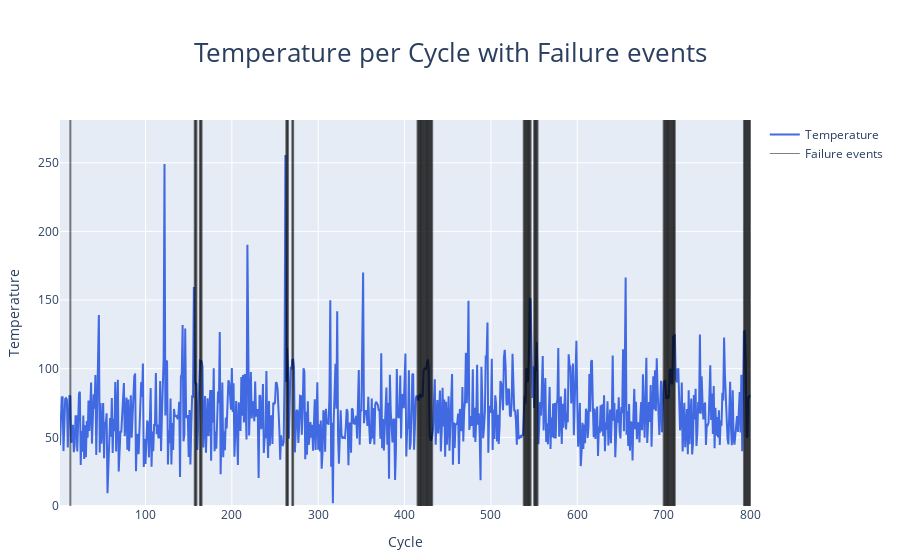
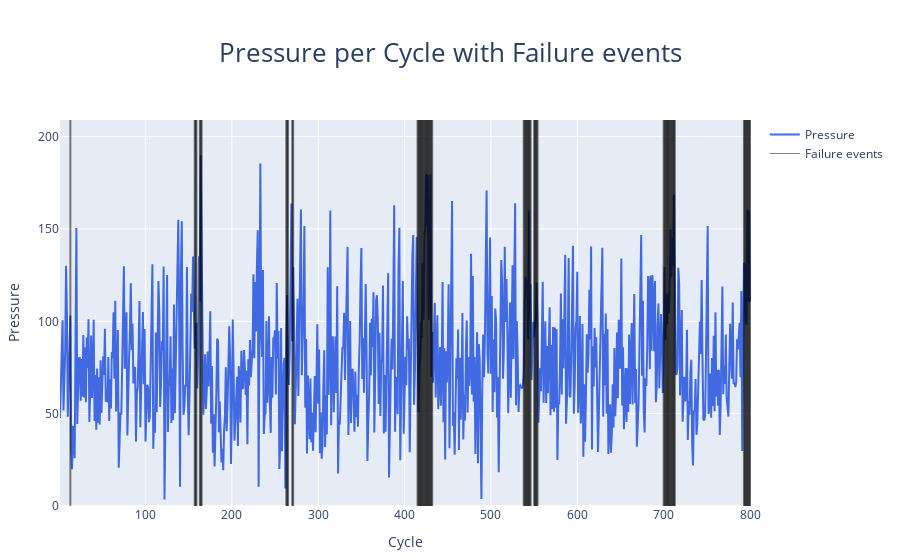
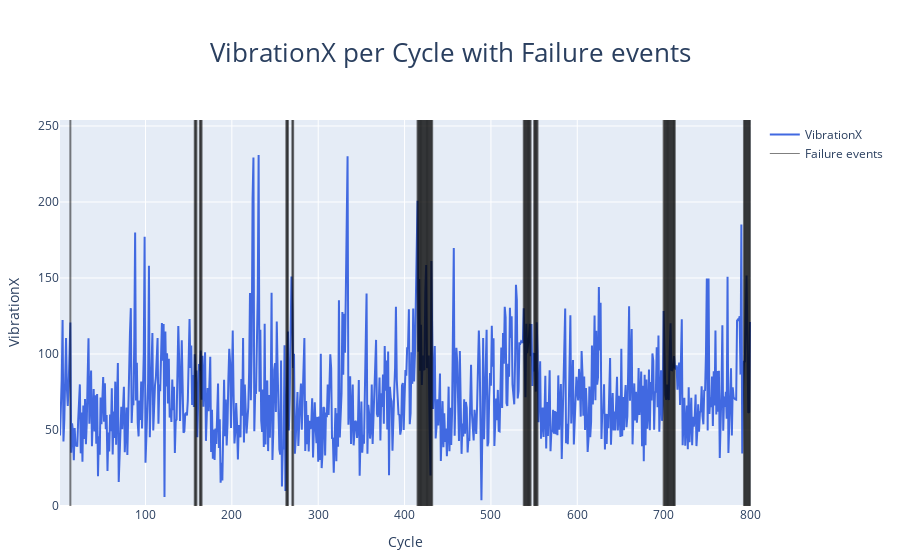

Notebook cell for these charts, in order:
### Code cell
for column in df.columns[3:-1]:
    cycles_per_variable(df, "Cycle", column)

aux_data = df.copy()

aux_data["Module Vibration"] = aux_data.apply(lambda x: ((x["VibrationX"]**2) + (x["VibrationY"]**2) + (x["VibrationZ"]**2))**(1/2), axis=1)

cycles_per_variable(aux_data, "Cycle", "Module Vibration")

failure_2d_plot(df, "Temperature", "Pressure")

failure_2d_plot(aux_data, "Module Vibration", "Frequency")

failure_3d_plot(df, "Temperature", "Pressure", "Frequency")

failure_3d_plot(df, "VibrationX", "VibrationY", "VibrationZ")

for column in df.columns[3:-1]:
    plot_scatter(df, "Cycle", column, 'Preset_1', "Fail")

### Figure 1 — Plotly figure (JSON) as saved in the notebook; plotly's stock layout.template omitted (floating-point values rounded to 4 significant figures; data arrays with more than 128 entries replaced by an {"elided": "..."} marker saying what was removed)
{"data": [{"hovertemplate": "Cycle=%{x}<br>Temperature=%{y}<extra></extra>", "legendgroup": "", "line": {"color": "royalblue", "dash": "solid", "width": 2}, "marker": {"symbol": "circle"}, "mode": "lines", "name": "Temperature", "orientation": "v", "showlegend": true, "type": "scatter", "x": {"elided": "800 int values"}, "xaxis": "x", "y": {"elided": "800 float values"}, "yaxis": "y"}, {"line": {"color": "rgba(0,0,0,0.5)", "width": 1}, "mode": "lines", "name": "Failure events", "type": "scatter", "x": [null], "y": [null]}], "layout": {"legend": {"tracegroupgap": 0}, "margin": {"b": 50, "l": 60, "r": 40, "t": 120}, "shapes": [{"line": {"color": "rgba(0,0,0,0.5)", "width": 2}, "type": "line", "x0": 13, "x1": 13, "xref": "x", "y0": 0, "y1": 1, "yref": "y domain"}, {"line": {"color": "rgba(0,0,0,0.5)", "width": 2}, "type": "line", "x0": 157, "x1": 157, "xref": "x", "y0": 0, "y1": 1, "yref": "y domain"}, {"line": {"color": "rgba(0,0,0,0.5)", "width": 2}, "type": "line", "x0": 158, "x1": 158, "xref": "x", "y0": 0, "y1": 1, "yref": "y domain"}, {"line": {"color": "rgba(0,0,0,0.5)", "width": 2}, "type": "line", "x0": 159, "x1": 159, "xref": "x", "y0": 0, "y1": 1, "yref": "y domain"}, {"line": {"color": "rgba(0,0,0,0.5)", "width": 2}, "type": "line", "x0": 163, "x1": 163, "xref": "x", "y0": 0, "y1": 1, "yref": "y domain"}, {"line": {"color": "rgba(0,0,0,0.5)", "width": 2}, "type": "line", "x0": 164, "x1": 164, "xref": "x", "y0": 0, "y1": 1, "yref": "y domain"}, {"line": {"color": "rgba(0,0,0,0.5)", "width": 2}, "type": "line", "x0": 165, "x1": 165, "xref": "x", "y0": 0, "y1": 1, "yref": "y domain"}, {"line": {"color": "rgba(0,0,0,0.5)", "width": 2}, "type": "line", "x0": 263, "x1": 263, "xref": "x", "y0": 0, "y1": 1, "yref": "y domain"}, {"line": {"color": "rgba(0,0,0,0.5)", "width": 2}, "type": "line", "x0": 264, "x1": 264, "xref": "x", "y0": 0, "y1": 1, "yref": "y domain"}, {"line": {"color": "rgba(0,0,0,0.5)", "width": 2}, "type": "line", "x0": 265, "x1": 265, "xref": "x", "y0": 0, "y1": 1, "yref": "y domain"}, {"line": {"color": "rgba(0,0,0,0.5)", "width": 2}, "type": "line", "x0": 270, "x1": 270, "xref": "x", "y0": 0, "y1": 1, "yref": "y domain"}, {"line": {"color": "rgba(0,0,0,0.5)", "width": 2}, "type": "line", "x0": 271, "x1": 271, "xref": "x", "y0": 0, "y1": 1, "yref": "y domain"}, {"line": {"color": "rgba(0,0,0,0.5)", "width": 2}, "type": "line", "x0": 415, "x1": 415, "xref": "x", "y0": 0, "y1": 1, "yref": "y domain"}, {"line": {"color": "rgba(0,0,0,0.5)", "width": 2}, "type": "line", "x0": 416, "x1": 416, "xref": "x", "y0": 0, "y1": 1, "yref": "y domain"}, {"line": {"color": "rgba(0,0,0,0.5)", "width": 2}, "type": "line", "x0": 417, "x1": 417, "xref": "x", "y0": 0, "y1": 1, "yref": "y domain"}, {"line": {"color": "rgba(0,0,0,0.5)", "width": 2}, "type": "line", "x0": 418, "x1": 418, "xref": "x", "y0": 0, "y1": 1, "yref": "y domain"}, {"line": {"color": "rgba(0,0,0,0.5)", "width": 2}, "type": "line", "x0": 419, "x1": 419, "xref": "x", "y0": 0, "y1": 1, "yref": "y domain"}, {"line": {"color": "rgba(0,0,0,0.5)", "width": 2}, "type": "line", "x0": 420, "x1": 420, "xref": "x", "y0": 0, "y1": 1, "yref": "y domain"}, {"line": {"color": "rgba(0,0,0,0.5)", "width": 2}, "type": "line", "x0": 421, "x1": 421, "xref": "x", "y0": 0, "y1": 1, "yref": "y domain"}, {"line": {"color": "rgba(0,0,0,0.5)", "width": 2}, "type": "line", "x0": 422, "x1": 422, "xref": "x", "y0": 0, "y1": 1, "yref": "y domain"}, {"line": {"color": "rgba(0,0,0,0.5)", "width": 2}, "type": "line", "x0": 423, "x1": 423, "xref": "x", "y0": 0, "y1": 1, "yref": "y domain"}, {"line": {"color": "rgba(0,0,0,0.5)", "width": 2}, "type": "line", "x0": 424, "x1": 424, "xref": "x", "y0": 0, "y1": 1, "yref": "y domain"}, {"line": {"color": "rgba(0,0,0,0.5)", "width": 2}, "type": "line", "x0": 425, "x1": 425, "xref": "x", "y0": 0, "y1": 1, "yref": "y domain"}, {"line": {"color": "rgba(0,0,0,0.5)", "width": 2}, "type": "line", "x0": 426, "x1": 426, "xref": "x", "y0": 0, "y1": 1, "yref": "y domain"}, {"line": {"color": "rgba(0,0,0,0.5)", "width": 2}, "type": "line", "x0": 427, "x1": 427, "xref": "x", "y0": 0, "y1": 1, "yref": "y domain"}, {"line": {"color": "rgba(0,0,0,0.5)", "width": 2}, "type": "line", "x0": 428, "x1": 428, "xref": "x", "y0": 0, "y1": 1, "yref": "y domain"}, {"line": {"color": "rgba(0,0,0,0.5)", "width": 2}, "type": "line", "x0": 429, "x1": 429, "xref": "x", "y0": 0, "y1": 1, "yref": "y domain"}, {"line": {"color": "rgba(0,0,0,0.5)", "width": 2}, "type": "line", "x0": 430, "x1": 430, "xref": "x", "y0": 0, "y1": 1, "yref": "y domain"}, {"line": {"color": "rgba(0,0,0,0.5)", "width": 2}, "type": "line", "x0": 431, "x1": 431, "xref": "x", "y0": 0, "y1": 1, "yref": "y domain"}, {"line": {"color": "rgba(0,0,0,0.5)", "width": 2}, "type": "line", "x0": 432, "x1": 432, "xref": "x", "y0": 0, "y1": 1, "yref": "y domain"}, {"line": {"color": "rgba(0,0,0,0.5)", "width": 2}, "type": "line", "x0": 538, "x1": 538, "xref": "x", "y0": 0, "y1": 1, "yref": "y domain"}, {"line": {"color": "rgba(0,0,0,0.5)", "width": 2}, "type": "line", "x0": 539, "x1": 539, "xref": "x", "y0": 0, "y1": 1, "yref": "y domain"}, {"line": {"color": "rgba(0,0,0,0.5)", "width": 2}, "type": "line", "x0": 540, "x1": 540, "xref": "x", "y0": 0, "y1": 1, "yref": "y domain"}, {"line": {"color": "rgba(0,0,0,0.5)", "width": 2}, "type": "line", "x0": 541, "x1": 541, "xref": "x", "y0": 0, "y1": 1, "yref": "y domain"}, {"line": {"color": "rgba(0,0,0,0.5)", "width": 2}, "type": "line", "x0": 542, "x1": 542, "xref": "x", "y0": 0, "y1": 1, "yref": "y domain"}, {"line": {"color": "rgba(0,0,0,0.5)", "width": 2}, "type": "line", "x0": 543, "x1": 543, "xref": "x", "y0": 0, "y1": 1, "yref": "y domain"}, {"line": {"color": "rgba(0,0,0,0.5)", "width": 2}, "type": "line", "x0": 544, "x1": 544, "xref": "x", "y0": 0, "y1": 1, "yref": "y domain"}, {"line": {"color": "rgba(0,0,0,0.5)", "width": 2}, "type": "line", "x0": 545, "x1": 545, "xref": "x", "y0": 0, "y1": 1, "yref": "y domain"}, {"line": {"color": "rgba(0,0,0,0.5)", "width": 2}, "type": "line", "x0": 546, "x1": 546, "xref": "x", "y0": 0, "y1": 1, "yref": "y domain"}, {"line": {"color": "rgba(0,0,0,0.5)", "width": 2}, "type": "line", "x0": 550, "x1": 550, "xref": "x", "y0": 0, "y1": 1, "yref": "y domain"}, {"line": {"color": "rgba(0,0,0,0.5)", "width": 2}, "type": "line", "x0": 551, "x1": 551, "xref": "x", "y0": 0, "y1": 1, "yref": "y domain"}, {"line": {"color": "rgba(0,0,0,0.5)", "width": 2}, "type": "line", "x0": 552, "x1": 552, "xref": "x", "y0": 0, "y1": 1, "yref": "y domain"}, {"line": {"color": "rgba(0,0,0,0.5)", "width": 2}, "type": "line", "x0": 553, "x1": 553, "xref": "x", "y0": 0, "y1": 1, "yref": "y domain"}, {"line": {"color": "rgba(0,0,0,0.5)", "width": 2}, "type": "line", "x0": 554, "x1": 554, "xref": "x", "y0": 0, "y1": 1, "yref": "y domain"}, {"line": {"color": "rgba(0,0,0,0.5)", "width": 2}, "type": "line", "x0": 700, "x1": 700, "xref": "x", "y0": 0, "y1": 1, "yref": "y domain"}, {"line": {"color": "rgba(0,0,0,0.5)", "width": 2}, "type": "line", "x0": 701, "x1": 701, "xref": "x", "y0": 0, "y1": 1, "yref": "y domain"}, {"line": {"color": "rgba(0,0,0,0.5)", "width": 2}, "type": "line", "x0": 702, "x1": 702, "xref": "x", "y0": 0, "y1": 1, "yref": "y domain"}, {"line": {"color": "rgba(0,0,0,0.5)", "width": 2}, "type": "line", "x0": 703, "x1": 703, "xref": "x", "y0": 0, "y1": 1, "yref": "y domain"}, {"line": {"color": "rgba(0,0,0,0.5)", "width": 2}, "type": "line", "x0": 704, "x1": 704, "xref": "x", "y0": 0, "y1": 1, "yref": "y domain"}, {"line": {"color": "rgba(0,0,0,0.5)", "width": 2}, "type": "line", "x0": 705, "x1": 705, "xref": "x", "y0": 0, "y1": 1, "yref": "y domain"}, {"line": {"color": "rgba(0,0,0,0.5)", "width": 2}, "type": "line", "x0": 706, "x1": 706, "xref": "x", "y0": 0, "y1": 1, "yref": "y domain"}, {"line": {"color": "rgba(0,0,0,0.5)", "width": 2}, "type": "line", "x0": 707, "x1": 707, "xref": "x", "y0": 0, "y1": 1, "yref": "y domain"}, {"line": {"color": "rgba(0,0,0,0.5)", "width": 2}, "type": "line", "x0": 708, "x1": 708, "xref": "x", "y0": 0, "y1": 1, "yref": "y domain"}, {"line": {"color": "rgba(0,0,0,0.5)", "width": 2}, "type": "line", "x0": 709, "x1": 709, "xref": "x", "y0": 0, "y1": 1, "yref": "y domain"}, {"line": {"color": "rgba(0,0,0,0.5)", "width": 2}, "type": "line", "x0": 710, "x1": 710, "xref": "x", "y0": 0, "y1": 1, "yref": "y domain"}, {"line": {"color": "rgba(0,0,0,0.5)", "width": 2}, "type": "line", "x0": 711, "x1": 711, "xref": "x", "y0": 0, "y1": 1, "yref": "y domain"}, {"line": {"color": "rgba(0,0,0,0.5)", "width": 2}, "type": "line", "x0": 712, "x1": 712, "xref": "x", "y0": 0, "y1": 1, "yref": "y domain"}, {"line": {"color": "rgba(0,0,0,0.5)", "width": 2}, "type": "line", "x0": 713, "x1": 713, "xref": "x", "y0": 0, "y1": 1, "yref": "y domain"}, {"line": {"color": "rgba(0,0,0,0.5)", "width": 2}, "type": "line", "x0": 793, "x1": 793, "xref": "x", "y0": 0, "y1": 1, "yref": "y domain"}, {"line": {"color": "rgba(0,0,0,0.5)", "width": 2}, "type": "line", "x0": 794, "x1": 794, "xref": "x", "y0": 0, "y1": 1, "yref": "y domain"}, {"line": {"color": "rgba(0,0,0,0.5)", "width": 2}, "type": "line", "x0": 795, "x1": 795, "xref": "x", "y0": 0, "y1": 1, "yref": "y domain"}, {"line": {"color": "rgba(0,0,0,0.5)", "width": 2}, "type": "line", "x0": 796, "x1": 796, "xref": "x", "y0": 0, "y1": 1, "yref": "y domain"}, {"line": {"color": "rgba(0,0,0,0.5)", "width": 2}, "type": "line", "x0": 797, "x1": 797, "xref": "x", "y0": 0, "y1": 1, "yref": "y domain"}, {"line": {"color": "rgba(0,0,0,0.5)", "width": 2}, "type": "line", "x0": 798, "x1": 798, "xref": "x", "y0": 0, "y1": 1, "yref": "y domain"}, {"line": {"color": "rgba(0,0,0,0.5)", "width": 2}, "type": "line", "x0": 799, "x1": 799, "xref": "x", "y0": 0, "y1": 1, "yref": "y domain"}, {"line": {"color": "rgba(0,0,0,0.5)", "width": 2}, "type": "line", "x0": 800, "x1": 800, "xref": "x", "y0": 0, "y1": 1, "yref": "y domain"}], "title": {"font": {"size": 26}, "pad": {"b": 10, "t": 10}, "text": "Temperature per Cycle with Failure events", "x": 0.5, "xanchor": "center", "y": 0.94, "yanchor": "top"}, "xaxis": {"anchor": "y", "domain": [0, 1], "title": {"text": "Cycle"}}, "yaxis": {"anchor": "x", "domain": [0, 1], "range": [0, 281.2], "title": {"text": "Temperature"}}}}

### Figure 2 — Plotly figure (JSON) as saved in the notebook; plotly's stock layout.template omitted (floating-point values rounded to 4 significant figures; data arrays with more than 128 entries replaced by an {"elided": "..."} marker saying what was removed)
{"data": [{"hovertemplate": "Cycle=%{x}<br>Pressure=%{y}<extra></extra>", "legendgroup": "", "line": {"color": "royalblue", "dash": "solid", "width": 2}, "marker": {"symbol": "circle"}, "mode": "lines", "name": "Pressure", "orientation": "v", "showlegend": true, "type": "scatter", "x": {"elided": "800 int values"}, "xaxis": "x", "y": {"elided": "800 float values"}, "yaxis": "y"}, {"line": {"color": "rgba(0,0,0,0.5)", "width": 1}, "mode": "lines", "name": "Failure events", "type": "scatter", "x": [null], "y": [null]}], "layout": {"legend": {"tracegroupgap": 0}, "margin": {"b": 50, "l": 60, "r": 40, "t": 120}, "shapes": [{"line": {"color": "rgba(0,0,0,0.5)", "width": 2}, "type": "line", "x0": 13, "x1": 13, "xref": "x", "y0": 0, "y1": 1, "yref": "y domain"}, {"line": {"color": "rgba(0,0,0,0.5)", "width": 2}, "type": "line", "x0": 157, "x1": 157, "xref": "x", "y0": 0, "y1": 1, "yref": "y domain"}, {"line": {"color": "rgba(0,0,0,0.5)", "width": 2}, "type": "line", "x0": 158, "x1": 158, "xref": "x", "y0": 0, "y1": 1, "yref": "y domain"}, {"line": {"color": "rgba(0,0,0,0.5)", "width": 2}, "type": "line", "x0": 159, "x1": 159, "xref": "x", "y0": 0, "y1": 1, "yref": "y domain"}, {"line": {"color": "rgba(0,0,0,0.5)", "width": 2}, "type": "line", "x0": 163, "x1": 163, "xref": "x", "y0": 0, "y1": 1, "yref": "y domain"}, {"line": {"color": "rgba(0,0,0,0.5)", "width": 2}, "type": "line", "x0": 164, "x1": 164, "xref": "x", "y0": 0, "y1": 1, "yref": "y domain"}, {"line": {"color": "rgba(0,0,0,0.5)", "width": 2}, "type": "line", "x0": 165, "x1": 165, "xref": "x", "y0": 0, "y1": 1, "yref": "y domain"}, {"line": {"color": "rgba(0,0,0,0.5)", "width": 2}, "type": "line", "x0": 263, "x1": 263, "xref": "x", "y0": 0, "y1": 1, "yref": "y domain"}, {"line": {"color": "rgba(0,0,0,0.5)", "width": 2}, "type": "line", "x0": 264, "x1": 264, "xref": "x", "y0": 0, "y1": 1, "yref": "y domain"}, {"line": {"color": "rgba(0,0,0,0.5)", "width": 2}, "type": "line", "x0": 265, "x1": 265, "xref": "x", "y0": 0, "y1": 1, "yref": "y domain"}, {"line": {"color": "rgba(0,0,0,0.5)", "width": 2}, "type": "line", "x0": 270, "x1": 270, "xref": "x", "y0": 0, "y1": 1, "yref": "y domain"}, {"line": {"color": "rgba(0,0,0,0.5)", "width": 2}, "type": "line", "x0": 271, "x1": 271, "xref": "x", "y0": 0, "y1": 1, "yref": "y domain"}, {"line": {"color": "rgba(0,0,0,0.5)", "width": 2}, "type": "line", "x0": 415, "x1": 415, "xref": "x", "y0": 0, "y1": 1, "yref": "y domain"}, {"line": {"color": "rgba(0,0,0,0.5)", "width": 2}, "type": "line", "x0": 416, "x1": 416, "xref": "x", "y0": 0, "y1": 1, "yref": "y domain"}, {"line": {"color": "rgba(0,0,0,0.5)", "width": 2}, "type": "line", "x0": 417, "x1": 417, "xref": "x", "y0": 0, "y1": 1, "yref": "y domain"}, {"line": {"color": "rgba(0,0,0,0.5)", "width": 2}, "type": "line", "x0": 418, "x1": 418, "xref": "x", "y0": 0, "y1": 1, "yref": "y domain"}, {"line": {"color": "rgba(0,0,0,0.5)", "width": 2}, "type": "line", "x0": 419, "x1": 419, "xref": "x", "y0": 0, "y1": 1, "yref": "y domain"}, {"line": {"color": "rgba(0,0,0,0.5)", "width": 2}, "type": "line", "x0": 420, "x1": 420, "xref": "x", "y0": 0, "y1": 1, "yref": "y domain"}, {"line": {"color": "rgba(0,0,0,0.5)", "width": 2}, "type": "line", "x0": 421, "x1": 421, "xref": "x", "y0": 0, "y1": 1, "yref": "y domain"}, {"line": {"color": "rgba(0,0,0,0.5)", "width": 2}, "type": "line", "x0": 422, "x1": 422, "xref": "x", "y0": 0, "y1": 1, "yref": "y domain"}, {"line": {"color": "rgba(0,0,0,0.5)", "width": 2}, "type": "line", "x0": 423, "x1": 423, "xref": "x", "y0": 0, "y1": 1, "yref": "y domain"}, {"line": {"color": "rgba(0,0,0,0.5)", "width": 2}, "type": "line", "x0": 424, "x1": 424, "xref": "x", "y0": 0, "y1": 1, "yref": "y domain"}, {"line": {"color": "rgba(0,0,0,0.5)", "width": 2}, "type": "line", "x0": 425, "x1": 425, "xref": "x", "y0": 0, "y1": 1, "yref": "y domain"}, {"line": {"color": "rgba(0,0,0,0.5)", "width": 2}, "type": "line", "x0": 426, "x1": 426, "xref": "x", "y0": 0, "y1": 1, "yref": "y domain"}, {"line": {"color": "rgba(0,0,0,0.5)", "width": 2}, "type": "line", "x0": 427, "x1": 427, "xref": "x", "y0": 0, "y1": 1, "yref": "y domain"}, {"line": {"color": "rgba(0,0,0,0.5)", "width": 2}, "type": "line", "x0": 428, "x1": 428, "xref": "x", "y0": 0, "y1": 1, "yref": "y domain"}, {"line": {"color": "rgba(0,0,0,0.5)", "width": 2}, "type": "line", "x0": 429, "x1": 429, "xref": "x", "y0": 0, "y1": 1, "yref": "y domain"}, {"line": {"color": "rgba(0,0,0,0.5)", "width": 2}, "type": "line", "x0": 430, "x1": 430, "xref": "x", "y0": 0, "y1": 1, "yref": "y domain"}, {"line": {"color": "rgba(0,0,0,0.5)", "width": 2}, "type": "line", "x0": 431, "x1": 431, "xref": "x", "y0": 0, "y1": 1, "yref": "y domain"}, {"line": {"color": "rgba(0,0,0,0.5)", "width": 2}, "type": "line", "x0": 432, "x1": 432, "xref": "x", "y0": 0, "y1": 1, "yref": "y domain"}, {"line": {"color": "rgba(0,0,0,0.5)", "width": 2}, "type": "line", "x0": 538, "x1": 538, "xref": "x", "y0": 0, "y1": 1, "yref": "y domain"}, {"line": {"color": "rgba(0,0,0,0.5)", "width": 2}, "type": "line", "x0": 539, "x1": 539, "xref": "x", "y0": 0, "y1": 1, "yref": "y domain"}, {"line": {"color": "rgba(0,0,0,0.5)", "width": 2}, "type": "line", "x0": 540, "x1": 540, "xref": "x", "y0": 0, "y1": 1, "yref": "y domain"}, {"line": {"color": "rgba(0,0,0,0.5)", "width": 2}, "type": "line", "x0": 541, "x1": 541, "xref": "x", "y0": 0, "y1": 1, "yref": "y domain"}, {"line": {"color": "rgba(0,0,0,0.5)", "width": 2}, "type": "line", "x0": 542, "x1": 542, "xref": "x", "y0": 0, "y1": 1, "yref": "y domain"}, {"line": {"color": "rgba(0,0,0,0.5)", "width": 2}, "type": "line", "x0": 543, "x1": 543, "xref": "x", "y0": 0, "y1": 1, "yref": "y domain"}, {"line": {"color": "rgba(0,0,0,0.5)", "width": 2}, "type": "line", "x0": 544, "x1": 544, "xref": "x", "y0": 0, "y1": 1, "yref": "y domain"}, {"line": {"color": "rgba(0,0,0,0.5)", "width": 2}, "type": "line", "x0": 545, "x1": 545, "xref": "x", "y0": 0, "y1": 1, "yref": "y domain"}, {"line": {"color": "rgba(0,0,0,0.5)", "width": 2}, "type": "line", "x0": 546, "x1": 546, "xref": "x", "y0": 0, "y1": 1, "yref": "y domain"}, {"line": {"color": "rgba(0,0,0,0.5)", "width": 2}, "type": "line", "x0": 550, "x1": 550, "xref": "x", "y0": 0, "y1": 1, "yref": "y domain"}, {"line": {"color": "rgba(0,0,0,0.5)", "width": 2}, "type": "line", "x0": 551, "x1": 551, "xref": "x", "y0": 0, "y1": 1, "yref": "y domain"}, {"line": {"color": "rgba(0,0,0,0.5)", "width": 2}, "type": "line", "x0": 552, "x1": 552, "xref": "x", "y0": 0, "y1": 1, "yref": "y domain"}, {"line": {"color": "rgba(0,0,0,0.5)", "width": 2}, "type": "line", "x0": 553, "x1": 553, "xref": "x", "y0": 0, "y1": 1, "yref": "y domain"}, {"line": {"color": "rgba(0,0,0,0.5)", "width": 2}, "type": "line", "x0": 554, "x1": 554, "xref": "x", "y0": 0, "y1": 1, "yref": "y domain"}, {"line": {"color": "rgba(0,0,0,0.5)", "width": 2}, "type": "line", "x0": 700, "x1": 700, "xref": "x", "y0": 0, "y1": 1, "yref": "y domain"}, {"line": {"color": "rgba(0,0,0,0.5)", "width": 2}, "type": "line", "x0": 701, "x1": 701, "xref": "x", "y0": 0, "y1": 1, "yref": "y domain"}, {"line": {"color": "rgba(0,0,0,0.5)", "width": 2}, "type": "line", "x0": 702, "x1": 702, "xref": "x", "y0": 0, "y1": 1, "yref": "y domain"}, {"line": {"color": "rgba(0,0,0,0.5)", "width": 2}, "type": "line", "x0": 703, "x1": 703, "xref": "x", "y0": 0, "y1": 1, "yref": "y domain"}, {"line": {"color": "rgba(0,0,0,0.5)", "width": 2}, "type": "line", "x0": 704, "x1": 704, "xref": "x", "y0": 0, "y1": 1, "yref": "y domain"}, {"line": {"color": "rgba(0,0,0,0.5)", "width": 2}, "type": "line", "x0": 705, "x1": 705, "xref": "x", "y0": 0, "y1": 1, "yref": "y domain"}, {"line": {"color": "rgba(0,0,0,0.5)", "width": 2}, "type": "line", "x0": 706, "x1": 706, "xref": "x", "y0": 0, "y1": 1, "yref": "y domain"}, {"line": {"color": "rgba(0,0,0,0.5)", "width": 2}, "type": "line", "x0": 707, "x1": 707, "xref": "x", "y0": 0, "y1": 1, "yref": "y domain"}, {"line": {"color": "rgba(0,0,0,0.5)", "width": 2}, "type": "line", "x0": 708, "x1": 708, "xref": "x", "y0": 0, "y1": 1, "yref": "y domain"}, {"line": {"color": "rgba(0,0,0,0.5)", "width": 2}, "type": "line", "x0": 709, "x1": 709, "xref": "x", "y0": 0, "y1": 1, "yref": "y domain"}, {"line": {"color": "rgba(0,0,0,0.5)", "width": 2}, "type": "line", "x0": 710, "x1": 710, "xref": "x", "y0": 0, "y1": 1, "yref": "y domain"}, {"line": {"color": "rgba(0,0,0,0.5)", "width": 2}, "type": "line", "x0": 711, "x1": 711, "xref": "x", "y0": 0, "y1": 1, "yref": "y domain"}, {"line": {"color": "rgba(0,0,0,0.5)", "width": 2}, "type": "line", "x0": 712, "x1": 712, "xref": "x", "y0": 0, "y1": 1, "yref": "y domain"}, {"line": {"color": "rgba(0,0,0,0.5)", "width": 2}, "type": "line", "x0": 713, "x1": 713, "xref": "x", "y0": 0, "y1": 1, "yref": "y domain"}, {"line": {"color": "rgba(0,0,0,0.5)", "width": 2}, "type": "line", "x0": 793, "x1": 793, "xref": "x", "y0": 0, "y1": 1, "yref": "y domain"}, {"line": {"color": "rgba(0,0,0,0.5)", "width": 2}, "type": "line", "x0": 794, "x1": 794, "xref": "x", "y0": 0, "y1": 1, "yref": "y domain"}, {"line": {"color": "rgba(0,0,0,0.5)", "width": 2}, "type": "line", "x0": 795, "x1": 795, "xref": "x", "y0": 0, "y1": 1, "yref": "y domain"}, {"line": {"color": "rgba(0,0,0,0.5)", "width": 2}, "type": "line", "x0": 796, "x1": 796, "xref": "x", "y0": 0, "y1": 1, "yref": "y domain"}, {"line": {"color": "rgba(0,0,0,0.5)", "width": 2}, "type": "line", "x0": 797, "x1": 797, "xref": "x", "y0": 0, "y1": 1, "yref": "y domain"}, {"line": {"color": "rgba(0,0,0,0.5)", "width": 2}, "type": "line", "x0": 798, "x1": 798, "xref": "x", "y0": 0, "y1": 1, "yref": "y domain"}, {"line": {"color": "rgba(0,0,0,0.5)", "width": 2}, "type": "line", "x0": 799, "x1": 799, "xref": "x", "y0": 0, "y1": 1, "yref": "y domain"}, {"line": {"color": "rgba(0,0,0,0.5)", "width": 2}, "type": "line", "x0": 800, "x1": 800, "xref": "x", "y0": 0, "y1": 1, "yref": "y domain"}], "title": {"font": {"size": 26}, "pad": {"b": 10, "t": 10}, "text": "Pressure per Cycle with Failure events", "x": 0.5, "xanchor": "center", "y": 0.94, "yanchor": "top"}, "xaxis": {"anchor": "y", "domain": [0, 1], "title": {"text": "Cycle"}}, "yaxis": {"anchor": "x", "domain": [0, 1], "range": [0, 209.0], "title": {"text": "Pressure"}}}}

### Figure 3 — Plotly figure (JSON) as saved in the notebook; plotly's stock layout.template omitted (floating-point values rounded to 4 significant figures; data arrays with more than 128 entries replaced by an {"elided": "..."} marker saying what was removed)
{"data": [{"hovertemplate": "Cycle=%{x}<br>VibrationX=%{y}<extra></extra>", "legendgroup": "", "line": {"color": "royalblue", "dash": "solid", "width": 2}, "marker": {"symbol": "circle"}, "mode": "lines", "name": "VibrationX", "orientation": "v", "showlegend": true, "type": "scatter", "x": {"elided": "800 int values"}, "xaxis": "x", "y": {"elided": "800 float values"}, "yaxis": "y"}, {"line": {"color": "rgba(0,0,0,0.5)", "width": 1}, "mode": "lines", "name": "Failure events", "type": "scatter", "x": [null], "y": [null]}], "layout": {"legend": {"tracegroupgap": 0}, "margin": {"b": 50, "l": 60, "r": 40, "t": 120}, "shapes": [{"line": {"color": "rgba(0,0,0,0.5)", "width": 2}, "type": "line", "x0": 13, "x1": 13, "xref": "x", "y0": 0, "y1": 1, "yref": "y domain"}, {"line": {"color": "rgba(0,0,0,0.5)", "width": 2}, "type": "line", "x0": 157, "x1": 157, "xref": "x", "y0": 0, "y1": 1, "yref": "y domain"}, {"line": {"color": "rgba(0,0,0,0.5)", "width": 2}, "type": "line", "x0": 158, "x1": 158, "xref": "x", "y0": 0, "y1": 1, "yref": "y domain"}, {"line": {"color": "rgba(0,0,0,0.5)", "width": 2}, "type": "line", "x0": 159, "x1": 159, "xref": "x", "y0": 0, "y1": 1, "yref": "y domain"}, {"line": {"color": "rgba(0,0,0,0.5)", "width": 2}, "type": "line", "x0": 163, "x1": 163, "xref": "x", "y0": 0, "y1": 1, "yref": "y domain"}, {"line": {"color": "rgba(0,0,0,0.5)", "width": 2}, "type": "line", "x0": 164, "x1": 164, "xref": "x", "y0": 0, "y1": 1, "yref": "y domain"}, {"line": {"color": "rgba(0,0,0,0.5)", "width": 2}, "type": "line", "x0": 165, "x1": 165, "xref": "x", "y0": 0, "y1": 1, "yref": "y domain"}, {"line": {"color": "rgba(0,0,0,0.5)", "width": 2}, "type": "line", "x0": 263, "x1": 263, "xref": "x", "y0": 0, "y1": 1, "yref": "y domain"}, {"line": {"color": "rgba(0,0,0,0.5)", "width": 2}, "type": "line", "x0": 264, "x1": 264, "xref": "x", "y0": 0, "y1": 1, "yref": "y domain"}, {"line": {"color": "rgba(0,0,0,0.5)", "width": 2}, "type": "line", "x0": 265, "x1": 265, "xref": "x", "y0": 0, "y1": 1, "yref": "y domain"}, {"line": {"color": "rgba(0,0,0,0.5)", "width": 2}, "type": "line", "x0": 270, "x1": 270, "xref": "x", "y0": 0, "y1": 1, "yref": "y domain"}, {"line": {"color": "rgba(0,0,0,0.5)", "width": 2}, "type": "line", "x0": 271, "x1": 271, "xref": "x", "y0": 0, "y1": 1, "yref": "y domain"}, {"line": {"color": "rgba(0,0,0,0.5)", "width": 2}, "type": "line", "x0": 415, "x1": 415, "xref": "x", "y0": 0, "y1": 1, "yref": "y domain"}, {"line": {"color": "rgba(0,0,0,0.5)", "width": 2}, "type": "line", "x0": 416, "x1": 416, "xref": "x", "y0": 0, "y1": 1, "yref": "y domain"}, {"line": {"color": "rgba(0,0,0,0.5)", "width": 2}, "type": "line", "x0": 417, "x1": 417, "xref": "x", "y0": 0, "y1": 1, "yref": "y domain"}, {"line": {"color": "rgba(0,0,0,0.5)", "width": 2}, "type": "line", "x0": 418, "x1": 418, "xref": "x", "y0": 0, "y1": 1, "yref": "y domain"}, {"line": {"color": "rgba(0,0,0,0.5)", "width": 2}, "type": "line", "x0": 419, "x1": 419, "xref": "x", "y0": 0, "y1": 1, "yref": "y domain"}, {"line": {"color": "rgba(0,0,0,0.5)", "width": 2}, "type": "line", "x0": 420, "x1": 420, "xref": "x", "y0": 0, "y1": 1, "yref": "y domain"}, {"line": {"color": "rgba(0,0,0,0.5)", "width": 2}, "type": "line", "x0": 421, "x1": 421, "xref": "x", "y0": 0, "y1": 1, "yref": "y domain"}, {"line": {"color": "rgba(0,0,0,0.5)", "width": 2}, "type": "line", "x0": 422, "x1": 422, "xref": "x", "y0": 0, "y1": 1, "yref": "y domain"}, {"line": {"color": "rgba(0,0,0,0.5)", "width": 2}, "type": "line", "x0": 423, "x1": 423, "xref": "x", "y0": 0, "y1": 1, "yref": "y domain"}, {"line": {"color": "rgba(0,0,0,0.5)", "width": 2}, "type": "line", "x0": 424, "x1": 424, "xref": "x", "y0": 0, "y1": 1, "yref": "y domain"}, {"line": {"color": "rgba(0,0,0,0.5)", "width": 2}, "type": "line", "x0": 425, "x1": 425, "xref": "x", "y0": 0, "y1": 1, "yref": "y domain"}, {"line": {"color": "rgba(0,0,0,0.5)", "width": 2}, "type": "line", "x0": 426, "x1": 426, "xref": "x", "y0": 0, "y1": 1, "yref": "y domain"}, {"line": {"color": "rgba(0,0,0,0.5)", "width": 2}, "type": "line", "x0": 427, "x1": 427, "xref": "x", "y0": 0, "y1": 1, "yref": "y domain"}, {"line": {"color": "rgba(0,0,0,0.5)", "width": 2}, "type": "line", "x0": 428, "x1": 428, "xref": "x", "y0": 0, "y1": 1, "yref": "y domain"}, {"line": {"color": "rgba(0,0,0,0.5)", "width": 2}, "type": "line", "x0": 429, "x1": 429, "xref": "x", "y0": 0, "y1": 1, "yref": "y domain"}, {"line": {"color": "rgba(0,0,0,0.5)", "width": 2}, "type": "line", "x0": 430, "x1": 430, "xref": "x", "y0": 0, "y1": 1, "yref": "y domain"}, {"line": {"color": "rgba(0,0,0,0.5)", "width": 2}, "type": "line", "x0": 431, "x1": 431, "xref": "x", "y0": 0, "y1": 1, "yref": "y domain"}, {"line": {"color": "rgba(0,0,0,0.5)", "width": 2}, "type": "line", "x0": 432, "x1": 432, "xref": "x", "y0": 0, "y1": 1, "yref": "y domain"}, {"line": {"color": "rgba(0,0,0,0.5)", "width": 2}, "type": "line", "x0": 538, "x1": 538, "xref": "x", "y0": 0, "y1": 1, "yref": "y domain"}, {"line": {"color": "rgba(0,0,0,0.5)", "width": 2}, "type": "line", "x0": 539, "x1": 539, "xref": "x", "y0": 0, "y1": 1, "yref": "y domain"}, {"line": {"color": "rgba(0,0,0,0.5)", "width": 2}, "type": "line", "x0": 540, "x1": 540, "xref": "x", "y0": 0, "y1": 1, "yref": "y domain"}, {"line": {"color": "rgba(0,0,0,0.5)", "width": 2}, "type": "line", "x0": 541, "x1": 541, "xref": "x", "y0": 0, "y1": 1, "yref": "y domain"}, {"line": {"color": "rgba(0,0,0,0.5)", "width": 2}, "type": "line", "x0": 542, "x1": 542, "xref": "x", "y0": 0, "y1": 1, "yref": "y domain"}, {"line": {"color": "rgba(0,0,0,0.5)", "width": 2}, "type": "line", "x0": 543, "x1": 543, "xref": "x", "y0": 0, "y1": 1, "yref": "y domain"}, {"line": {"color": "rgba(0,0,0,0.5)", "width": 2}, "type": "line", "x0": 544, "x1": 544, "xref": "x", "y0": 0, "y1": 1, "yref": "y domain"}, {"line": {"color": "rgba(0,0,0,0.5)", "width": 2}, "type": "line", "x0": 545, "x1": 545, "xref": "x", "y0": 0, "y1": 1, "yref": "y domain"}, {"line": {"color": "rgba(0,0,0,0.5)", "width": 2}, "type": "line", "x0": 546, "x1": 546, "xref": "x", "y0": 0, "y1": 1, "yref": "y domain"}, {"line": {"color": "rgba(0,0,0,0.5)", "width": 2}, "type": "line", "x0": 550, "x1": 550, "xref": "x", "y0": 0, "y1": 1, "yref": "y domain"}, {"line": {"color": "rgba(0,0,0,0.5)", "width": 2}, "type": "line", "x0": 551, "x1": 551, "xref": "x", "y0": 0, "y1": 1, "yref": "y domain"}, {"line": {"color": "rgba(0,0,0,0.5)", "width": 2}, "type": "line", "x0": 552, "x1": 552, "xref": "x", "y0": 0, "y1": 1, "yref": "y domain"}, {"line": {"color": "rgba(0,0,0,0.5)", "width": 2}, "type": "line", "x0": 553, "x1": 553, "xref": "x", "y0": 0, "y1": 1, "yref": "y domain"}, {"line": {"color": "rgba(0,0,0,0.5)", "width": 2}, "type": "line", "x0": 554, "x1": 554, "xref": "x", "y0": 0, "y1": 1, "yref": "y domain"}, {"line": {"color": "rgba(0,0,0,0.5)", "width": 2}, "type": "line", "x0": 700, "x1": 700, "xref": "x", "y0": 0, "y1": 1, "yref": "y domain"}, {"line": {"color": "rgba(0,0,0,0.5)", "width": 2}, "type": "line", "x0": 701, "x1": 701, "xref": "x", "y0": 0, "y1": 1, "yref": "y domain"}, {"line": {"color": "rgba(0,0,0,0.5)", "width": 2}, "type": "line", "x0": 702, "x1": 702, "xref": "x", "y0": 0, "y1": 1, "yref": "y domain"}, {"line": {"color": "rgba(0,0,0,0.5)", "width": 2}, "type": "line", "x0": 703, "x1": 703, "xref": "x", "y0": 0, "y1": 1, "yref": "y domain"}, {"line": {"color": "rgba(0,0,0,0.5)", "width": 2}, "type": "line", "x0": 704, "x1": 704, "xref": "x", "y0": 0, "y1": 1, "yref": "y domain"}, {"line": {"color": "rgba(0,0,0,0.5)", "width": 2}, "type": "line", "x0": 705, "x1": 705, "xref": "x", "y0": 0, "y1": 1, "yref": "y domain"}, {"line": {"color": "rgba(0,0,0,0.5)", "width": 2}, "type": "line", "x0": 706, "x1": 706, "xref": "x", "y0": 0, "y1": 1, "yref": "y domain"}, {"line": {"color": "rgba(0,0,0,0.5)", "width": 2}, "type": "line", "x0": 707, "x1": 707, "xref": "x", "y0": 0, "y1": 1, "yref": "y domain"}, {"line": {"color": "rgba(0,0,0,0.5)", "width": 2}, "type": "line", "x0": 708, "x1": 708, "xref": "x", "y0": 0, "y1": 1, "yref": "y domain"}, {"line": {"color": "rgba(0,0,0,0.5)", "width": 2}, "type": "line", "x0": 709, "x1": 709, "xref": "x", "y0": 0, "y1": 1, "yref": "y domain"}, {"line": {"color": "rgba(0,0,0,0.5)", "width": 2}, "type": "line", "x0": 710, "x1": 710, "xref": "x", "y0": 0, "y1": 1, "yref": "y domain"}, {"line": {"color": "rgba(0,0,0,0.5)", "width": 2}, "type": "line", "x0": 711, "x1": 711, "xref": "x", "y0": 0, "y1": 1, "yref": "y domain"}, {"line": {"color": "rgba(0,0,0,0.5)", "width": 2}, "type": "line", "x0": 712, "x1": 712, "xref": "x", "y0": 0, "y1": 1, "yref": "y domain"}, {"line": {"color": "rgba(0,0,0,0.5)", "width": 2}, "type": "line", "x0": 713, "x1": 713, "xref": "x", "y0": 0, "y1": 1, "yref": "y domain"}, {"line": {"color": "rgba(0,0,0,0.5)", "width": 2}, "type": "line", "x0": 793, "x1": 793, "xref": "x", "y0": 0, "y1": 1, "yref": "y domain"}, {"line": {"color": "rgba(0,0,0,0.5)", "width": 2}, "type": "line", "x0": 794, "x1": 794, "xref": "x", "y0": 0, "y1": 1, "yref": "y domain"}, {"line": {"color": "rgba(0,0,0,0.5)", "width": 2}, "type": "line", "x0": 795, "x1": 795, "xref": "x", "y0": 0, "y1": 1, "yref": "y domain"}, {"line": {"color": "rgba(0,0,0,0.5)", "width": 2}, "type": "line", "x0": 796, "x1": 796, "xref": "x", "y0": 0, "y1": 1, "yref": "y domain"}, {"line": {"color": "rgba(0,0,0,0.5)", "width": 2}, "type": "line", "x0": 797, "x1": 797, "xref": "x", "y0": 0, "y1": 1, "yref": "y domain"}, {"line": {"color": "rgba(0,0,0,0.5)", "width": 2}, "type": "line", "x0": 798, "x1": 798, "xref": "x", "y0": 0, "y1": 1, "yref": "y domain"}, {"line": {"color": "rgba(0,0,0,0.5)", "width": 2}, "type": "line", "x0": 799, "x1": 799, "xref": "x", "y0": 0, "y1": 1, "yref": "y domain"}, {"line": {"color": "rgba(0,0,0,0.5)", "width": 2}, "type": "line", "x0": 800, "x1": 800, "xref": "x", "y0": 0, "y1": 1, "yref": "y domain"}], "title": {"font": {"size": 26}, "pad": {"b": 10, "t": 10}, "text": "VibrationX per Cycle with Failure events", "x": 0.5, "xanchor": "center", "y": 0.94, "yanchor": "top"}, "xaxis": {"anchor": "y", "domain": [0, 1], "title": {"text": "Cycle"}}, "yaxis": {"anchor": "x", "domain": [0, 1], "range": [0, 253.9], "title": {"text": "VibrationX"}}}}
